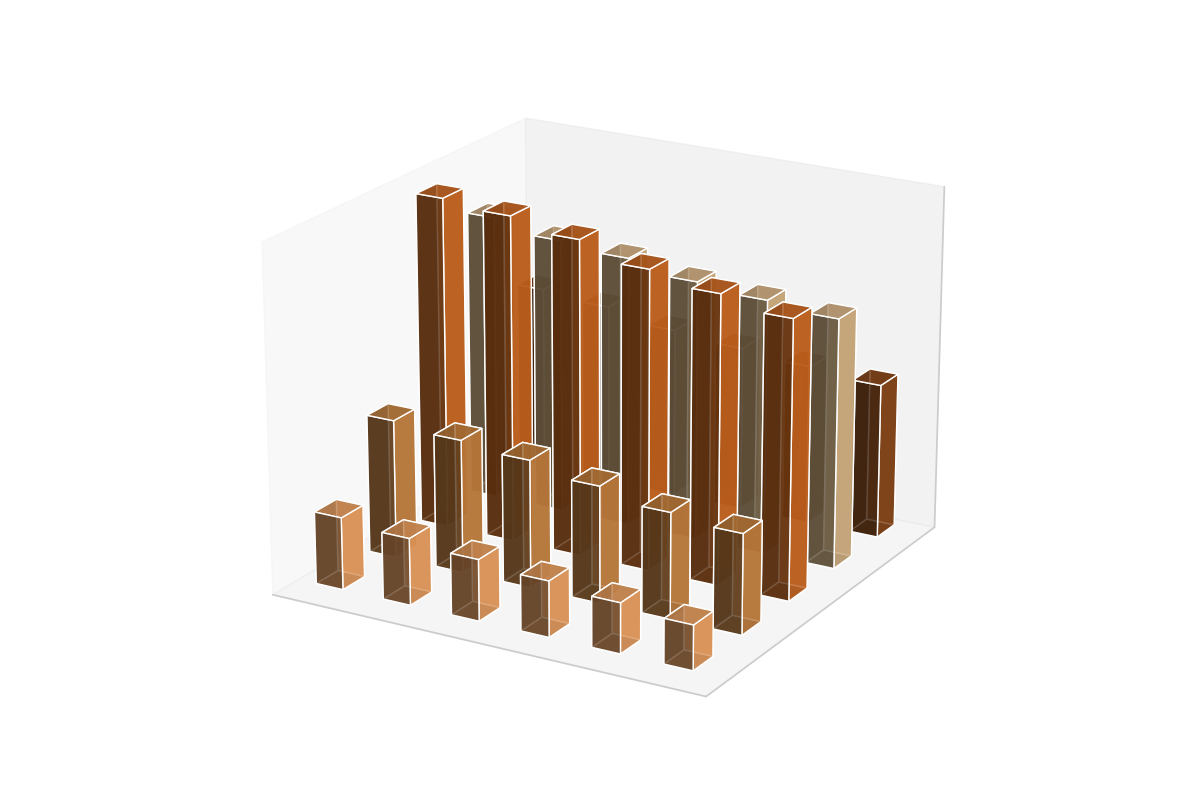

The script that drew this image:
import matplotlib.pyplot as plt
import numpy as np
from mpl_toolkits.mplot3d import Axes3D

years = np.array([2015, 2016, 2017, 2018, 2019, 2020])
continents = ['North America', 'South America', 'Europe', 'Asia', 'Africa']
consumption = np.array([
    [28, 29, 30, 31, 33, 34],
    [45, 46, 47, 49, 50, 52],
    [50, 52, 54, 57, 59, 60],
    [18, 19, 21, 23, 24, 25],
    [8, 9, 10, 11, 12, 13],
])

fig = plt.figure(figsize=(12, 8))
ax = fig.add_subplot(111, projection='3d')

_x, _y = np.meshgrid(np.arange(len(years)), np.arange(len(continents)))
x, y = _x.flatten(), _y.flatten()
z = np.zeros_like(x)
dx = dy = 0.4
dz = consumption.flatten()

colors = ['#8B4513', '#DEB887', '#D2691E', '#CD853F', '#F4A460']

for i in range(len(continents)):
    ax.bar3d(x[y == i], y[y == i], z[y == i], dx, dy, dz[y == i], color=colors[i], alpha=0.8)

# Remove labels, ticks, and legend
ax.set_xticks([])
ax.set_yticks([])
ax.set_zticks([])

ax.view_init(elev=20, azim=120)
plt.tight_layout()
plt.show()
